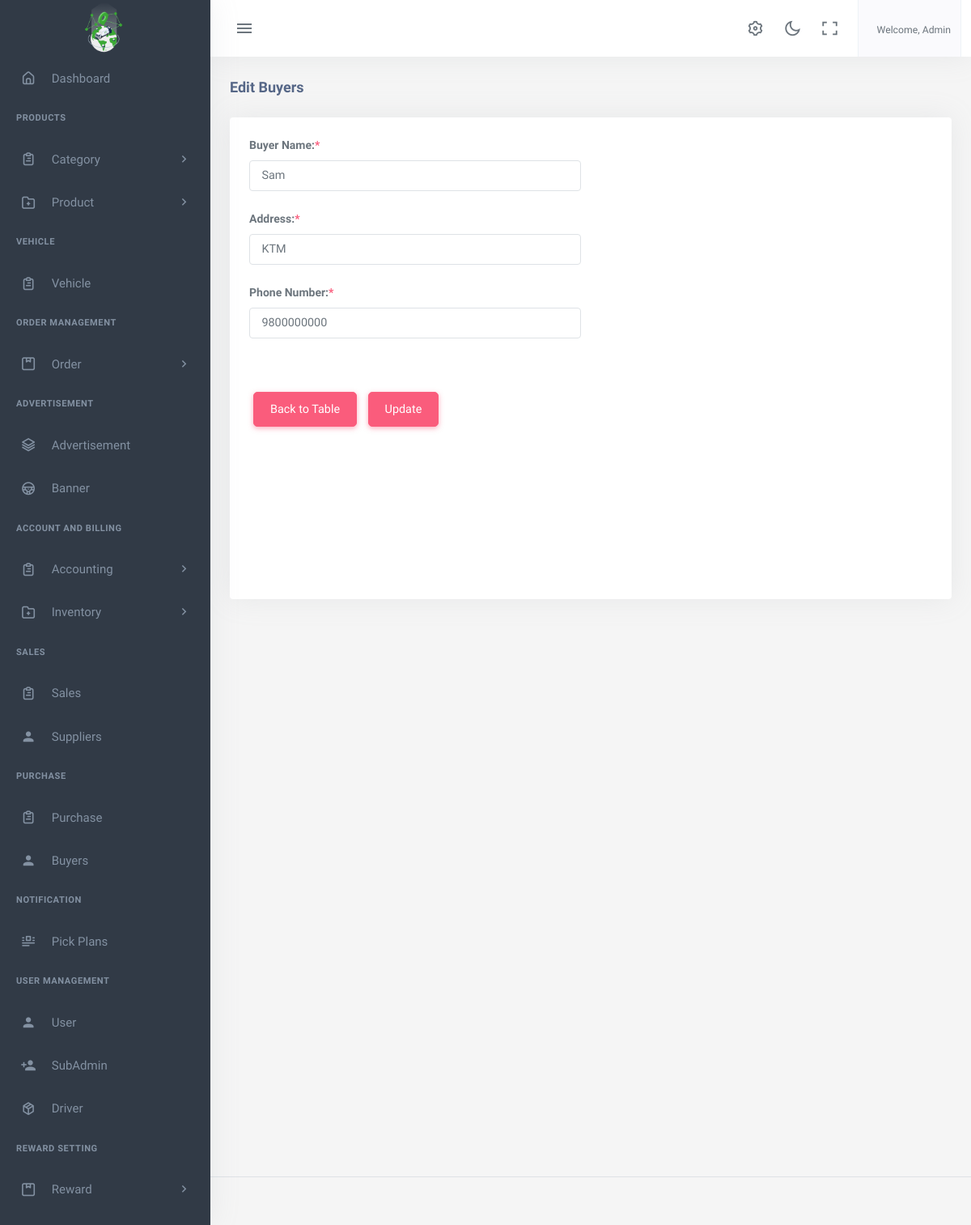
/buyers/edit/2/ (signed in), run on the app's committed database.
### accounts/models.py (models this page shows, shortened)
class User(AbstractBaseUser,PermissionsMixin):
    email = models.EmailField(
        verbose_name='Email',
        max_length=255,
        unique=True,
    )
    name = models.CharField(max_length=200,null=True, blank=True)
    is_user = models.BooleanField(default=False)
    is_admin = models.BooleanField(default=False)
    is_agent= models.BooleanField(default=False)
    is_sub_admin=models.BooleanField(default=False)
    phone_no = models.CharField(max_length=150, null=True, blank=True)
    address = models.CharField(max_length=150, null=True, blank=True )
    image = models.ImageField(upload_to="image/", null=True, blank=True)
    activate = models.BooleanField(default =False)
    created_at = models.DateTimeField(auto_now_add=True)
    updated_at = models.DateTimeField(auto_now=True)
    objects = UserManager()
    USERNAME_FIELD = 'email'
    REQUIRED_FIELDS = ['phone_no','name']

### app2/models.py (models this page shows)
class AboutUS(models.Model):
    company_name=models.CharField(max_length=100)
    logo= models.ImageField(upload_to='logoimage/')
    address = models.CharField(max_length=1000)
    email = models.EmailField()
    contactNo= models.CharField(max_length=15)
    class Meta:
        ordering =['-id']

class Buyer(models.Model):
    name=models.CharField(max_length=200)
    address=models.CharField(max_length=200)
    phoneNo=models.CharField(max_length=20)

### app2/views.py (the view, shortened to what this page needs)
# urls.py: path('buyers/edit/<int:id>/',views.edit_Buyers,name='edit_Buyers'),
@user_role_required('admin')
def edit_Buyers(request,id):
    instance = Buyer.objects.get(id=id)
    return render(request,'app2/edit_buyers.html',{'instance':instance})

### app2/templates/app2/edit_buyers.html (shortened to what this page needs)
{% extends 'app2/base.html' %}
{% load static %}
{% block body %}
<div class="content-page">
    <div class="content">
        <div class="container-fluid">
            <div class="row">
                <div class="col-12">
                    <div class="page-title-box">
                        <h4 class="page-title">Edit Buyers</h4>
                    </div>
                </div>
            </div>
            <form method="post" enctype="multipart/form-data" action="{% url 'dashboard:edit_Buyers' instance.id %}">
                <div class="row">
                    <div class="col-12">
                        <div class="card">
                            <div class="card-body">
                                <div class="row">
                                    <div class="col-xl-6">
                                        <div class="mb-3">
                                            <label for="name" class="form-label">Buyer Name:<span class="text-danger">*</span></label>
                                            <input type="text" name="name" id="name" class="form-control" required value="{{ instance.name }}" placeholder="Enter buyer name">
                                        </div>
                                        <div class="mb-3">
                                            <label for="address" class="form-label">Address:<span class="text-danger">*</span></label>
                                            <input type="text" name="address" id="address" class="form-control" required value="{{ instance.address }}" placeholder="Enter address">
                                        </div>
                                        <div class="mb-3">
                                            <label for="phone_number" class="form-label">Phone Number:<span class="text-danger">*</span></label>
                                            <input type="tel" name="phone_number" id="phone_number" class="form-control" required value="{{ instance.phoneNo }}" placeholder="Enter phone number" pattern="[0-9]{10}" title="Please enter exactly 10 numeric characters">
                                        </div>
                                        <br><br>
                                    </div>
                                </div>
                                <div class="col-auto">
                                    <a href="{% url 'dashboard:buyers' %}" class="btn btn-danger">Back to Table</a>
                                    <button type="submit" class="btn btn-danger chat-send waves-effect waves-light">Update</button>
                                </div>
                                <br><br><br><br><br><br><br><br><br>
                            </div>
                        </div>
                    </div>
                </div>
            </form>
        </div>
    </div>
</div>
{% endblock %}

### app2/templates/app2/base.html (shortened to what this page needs)
{% load static %}
<!DOCTYPE html>
<html lang="en">
    <head>
        <link href="{% static 'app2/assets/css/app-saas.min.css'%}" rel="stylesheet" type="text/css" id="app-style" />
        <link href="{% static 'app2/assets/css/icons.min.css'%}" rel="stylesheet" type="text/css" />
        <link href="{% static 'app2/assets/vendor/bootstrap-datepicker/css/bootstrap-datepicker.min.css'%}" rel="stylesheet" type="text/css" />
        <link href="{% static 'app2/assets/vendor/select2/css/select2.min.css'%}" rel="stylesheet" type="text/css" />
        <link href="{% static 'app2/assets/vendor/datatables.net-bs5/css/dataTables.bootstrap5.min.css'%}" rel="stylesheet" type="text/css" />
        <link href="{% static 'app2/assets/vendor/datatables.net-responsive-bs5/css/responsive.bootstrap5.min.css'%}" rel="stylesheet" type="text/css" />
        <link href="{% static 'app2/assets/css/app-saas.min.css'%}" rel="stylesheet" type="text/css" id="app-style" />
        <link href="{% static 'app2/assets/css/icons.min.css'%}" rel="stylesheet" type="text/css" />
        <link rel="stylesheet" href="https://cdnjs.cloudflare.com/ajax/libs/font-awesome/6.0.0/css/all.min.css">
        <link href="https://cdn.jsdelivr.net/npm/summernote@0.8.16/dist/summernote-lite.min.css" rel="stylesheet">
    </head>
    <link rel="stylesheet" href="https://maxcdn.bootstrapcdn.com/font-awesome/4.7.0/css/font-awesome.min.css">
    <body>
        <div class="wrapper">
            <div class="navbar-custom">
                <div class="topbar container-fluid justify-content-between">
                    <div class="d-flex align-items-center  gap-lg-2 gap-1">
                        <button class="button-toggle-menu sm:float-end">
                            <i class="mdi mdi-menu"></i>
                        </button>
                    </div>
                    <ul class="topbar-menu d-flex align-items-center gap-3">
                        <li class="d-none d-sm-inline-block">
                            <a class="nav-link" data-bs-toggle="offcanvas" href="#theme-settings-offcanvas">
                                <i class="ri-settings-3-line font-22"></i>
                            </a>
                        </li>
                        <li class="d-none d-sm-inline-block">
                            <div class="nav-link" id="light-dark-mode" data-bs-toggle="tooltip" data-bs-placement="left" title="Theme Mode">
                                <i class="ri-moon-line font-22"></i>
                            </div>
                        </li>
                        <li class="d-none d-md-inline-block">
                            <a class="nav-link" href="#" data-toggle="fullscreen">
                                <i class="ri-fullscreen-line font-22"></i>
                            </a>
                        </li>
                        <li class="dropdown">
                            <a class="nav-link dropdown-toggle arrow-none nav-user px-2" data-bs-toggle="dropdown" href="#" role="button" aria-haspopup="false" aria-expanded="false">
                                <span class="d-lg-flex flex-column gap-1 d-none">
                                    <h6 class="my-0 fw-normal">Welcome, {{request.user.name}}</h6>
                                </span>
                            </a>
                        </li>
                    </ul>
                </div>
            </div>
            <div class="leftside-menu">
                <a href="{% url 'dashboard:index' %}" class="logo logo-light">
                    <span class="logo-lg">
                        <img src="{{company.logo.url}}" alt="logo" style="height: 64px;">
                    </span>
                </a>
                <div class="h-100" id="leftside-menu-container" data-simplebar>
                    <ul class="side-nav">
                        <li class="side-nav-item">
                            <a href="{% url 'dashboard:index' %}" class="side-nav-link">
                                <i class="uil-home-alt"></i>
                                <span> Dashboard </span>
                            </a>
                        </li>
                        {% if request.user.is_admin %}
                        <li class="side-nav-title">Products</li>
                        <li class="side-nav-item">
                            <a data-bs-toggle="collapse" href="#sidebarPages" aria-expanded="false" aria-controls="sidebarPages" class="side-nav-link">
                                <i class="uil-clipboard-alt"></i>
                                <span> Category </span>
                                <span class="menu-arrow"></span>
                            </a>
                        </li>
                        <li class="side-nav-item">
                            <a data-bs-toggle="collapse" href="#sidebarPages5" aria-expanded="false" aria-controls="sidebarPages5" class="side-nav-link">
                                <i class="uil-folder-plus"></i>
                                <span> Product </span>
                                <span class="menu-arrow"></span>
                            </a>
                        </li>
                        <li class="side-nav-title">Vehicle </li>
                        <li class="side-nav-item">
                            <a href="{% url 'dashboard:Vehicle' %}" class="side-nav-link">
                                <i class="uil-clipboard-alt"></i>
                                                                <span> Vehicle </span>
                            </a>
                        </li>
                        {%endif%}
                        <li class="side-nav-title">Order Management </li>
                        <li class="side-nav-item">
                            <a data-bs-toggle="collapse" href="#sidebarPages1" aria-expanded="false" aria-controls="sidebarPages" class="side-nav-link">
                                <i class="uil-package"></i>
                                <span> Order </span>
                                <span class="menu-arrow"></span>
                            </a>
                        </li>
                        {% if request.user.is_admin %}
                        <li class="side-nav-title">Advertisement</li>
                        <li class="side-nav-item">
                            <a href="{% url 'dashboard:Advertisement' %}" class="side-nav-link">
                                <i class="uil-layer-group"></i>
                                <span> Advertisement </span>
                            </a>
                        </li>
                        <li class="side-nav-item">
                            <a href="{% url 'dashboard:Banner' %}" class="side-nav-link">
                                <i class="uil-streering"></i>
                                <span> Banner </span>
                            </a>
                        </li>
                        {%endif%}
                        {% if request.user.is_admin  or request.user.is_sub_admin%}
                        <li class="side-nav-title">  Account and Billing </li>
                        <li class="side-nav-item">
                            <a data-bs-toggle="collapse" href="#sidebarPages2" aria-expanded="false" aria-controls="sidebarPages2" class="side-nav-link">
                                <i class="uil-clipboard-alt"></i>
                                <span>  Accounting  </span>
                                <span class="menu-arrow"></span>
                            </a>
                        </li>
                         <li class="side-nav-item">
                            <a data-bs-toggle="collapse" href="#sidebarPages5" aria-expanded="false" aria-controls="sidebarPages5" class="side-nav-link">
                                <i class="uil-folder-plus"></i>
                                <span> Inventory </span>
                                <span class="menu-arrow"></span>
                            </a>
                        </li>
                           <li class="side-nav-title">Sales </li>
                        <li class="side-nav-item">
                            <a href="{% url 'dashboard:sales' %}" class="side-nav-link">
                                <i class="uil-clipboard-alt"></i>
                                <span> Sales </span>
                            </a>
                        </li>
                        <li class="side-nav-item">
                            <a href="{% url 'dashboard:Customers' %}" class="side-nav-link">
                                <i class="mdi mdi-account"></i>
                                <span> Suppliers </span>
                            </a>
                        </li>
                        <li class="side-nav-title">Purchase </li>
                        <li class="side-nav-item">
                            <a href="{% url 'dashboard:purchase' %}" class="side-nav-link">
                                <i class="uil-clipboard-alt"></i>
                                <span> Purchase </span>
                            </a>
                        </li>
                        <li class="side-nav-item">
                            <a href="{% url 'dashboard:buyers' %}" class="side-nav-link">
                                <i class="mdi mdi-account"></i>
                                <span> Buyers </span>
                            </a>
                        </li>
                        {%endif%}
                        {% if request.user.is_admin %}
                        <li class="side-nav-title">Notification</li>
                        <li class="side-nav-item">
                            <a href="{% url 'dashboard:pick_up_plans' %}" class="side-nav-link">
                                <i class="uil-document-layout-center"></i>
                                <span> Pick Plans </span>
                            </a>
                        </li>
                        <li class="side-nav-title">User Management </li>
                        <li class="side-nav-item">
                            <a href="{% url 'dashboard:User' %}" class="side-nav-link">
                                <i class="mdi mdi-account"></i>
                                <span> User </span>
                            </a>
                        </li>
                        <li class="side-nav-item">
                            <a href="{% url 'dashboard:SubAdmin' %}" class="side-nav-link">
                                <i class="mdi mdi-account-plus"></i>
                                <span> SubAdmin </span>
                            </a>
                        </li>
                        <li class="side-nav-item">
                            <a href="{% url 'dashboard:Driver' %}" class="side-nav-link">
                                <i class="uil-box"></i>
                                <span> Driver  </span>
                            </a>
                        </li>
                        <li class="side-nav-title">Reward Setting </li>
                        <li class="side-nav-item">
                            <a data-bs-toggle="collapse" href="#sidebarPages1" aria-expanded="false" aria-controls="sidebarPages" class="side-nav-link">
                                <i class="uil-package"></i>
                                <span> Reward </span>
                                <span class="menu-arrow"></span>
                            </a>
                        </li>
<li class="side-nav-title">Notification Management</li>
{% endif %}
                    </ul>
                </div>
            </div>
  {% block body %}
  {% endblock  %}
        <footer class="footer">
            <div class="container-fluid">
                <div class="row">
                    <div class="col-md-6">
                    </div>
                </div>
            </div>
        </footer>
    </div>
                        </body>
                        </html>

### data on the page
User: user.name "Admin"
AboutUS: logo (picture)
Buyer: name "Sam", address "KTM", phone_number "9800000000"
